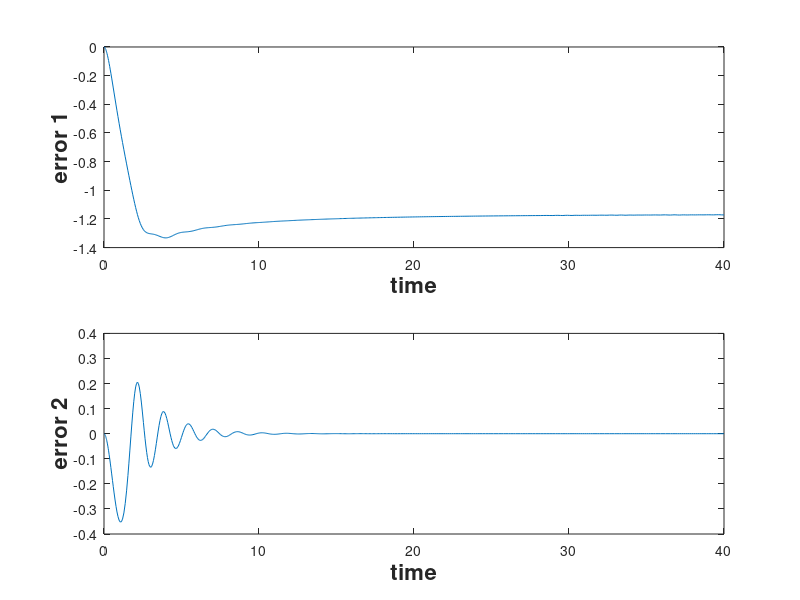
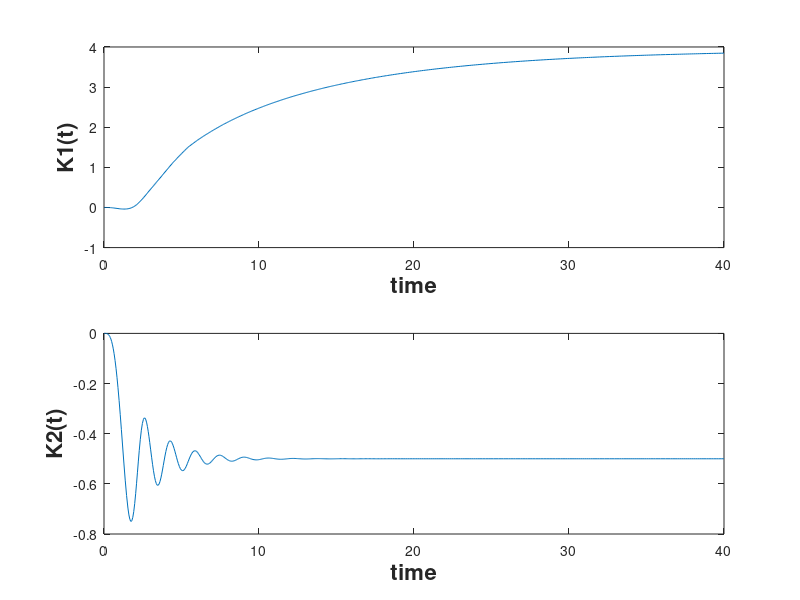
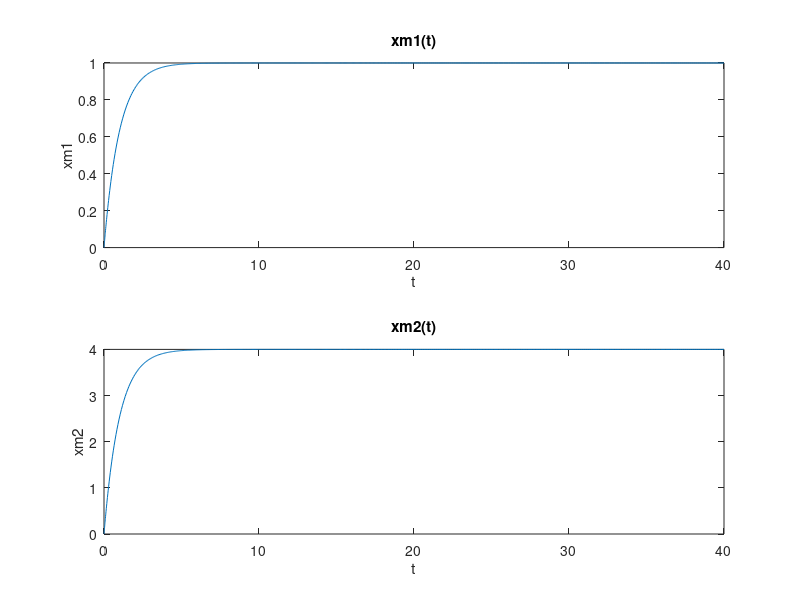

These figures' MATLAB source, in order:
% Decentralized Adaptive Control of Interconnected Systems

clc
clear
k01 = 1.5; k02 = 1;
models = cell(1,2);

% Usual adaptive controller
models{1} = @(t,x) [(-2-x(5))*x(1)-(x(5)+1)*x(3)-0.5*(x(2)+x(4));... % Error e1
                     (-1.5-x(6))*x(2)-(x(6)+0.5)*x(4);... % Error e2
                     -x(3)+1;... % Local reference model xm1
                     -x(4)+4;... % Local reference model xm2
                     x(1)*(x(1)+x(3));... % Controller gain K1
                     x(2)*(x(2)+x(4))]; % Controller gain K2

% Modified controller
models{2} = @(t,x) [(-2-x(5))*x(1)-(x(5)+1)*x(3)-0.5*(x(2)+x(4));...
                       (-1.5-x(6))*x(2)-(x(6)+0.5)*x(4);...
                       -x(3)+1;...
                       -x(4)+4;...
                       x(1)*(x(1)+x(3))-0.05*x(5)*(abs(x(5)>k01));...
                       x(2)*(x(2)+x(4))-0.01*x(6)*(abs(x(6)>k02))];

for i=1:2
    
[t,xa] = ode45(models{i},[0 40],[0 0 0 0 0 0]);

figure(1)
subplot(2,1,2)
plot(t,xa(:,2))
xlabel('time','fontweight','bold','fontsize',16);
ylabel('error 2','fontweight','bold','fontsize',16);

subplot(2,1,1)
plot(t,xa(:,1))
xlabel('time','fontweight','bold','fontsize',16);
ylabel('error 1','fontweight','bold','fontsize',16);

figure(2)
subplot(2,1,1)
plot(t,xa(:,5))
xlabel('time','fontweight','bold','fontsize',16);
ylabel('K1(t)','fontweight','bold','fontsize',16);

subplot(2,1,2)
plot(t,xa(:,6))
xlabel('time','fontweight','bold','fontsize',16);
ylabel('K2(t)','fontweight','bold','fontsize',16);

figure(3)
subplot(2,1,1)
plot(t,xa(:,3))
title('xm1(t)')
xlabel('t'), ylabel('xm1')
subplot(2,1,2)
plot(t,xa(:,4))
title('xm2(t)')
xlabel('t'), ylabel('xm2')

pause(15)
end

% EOF